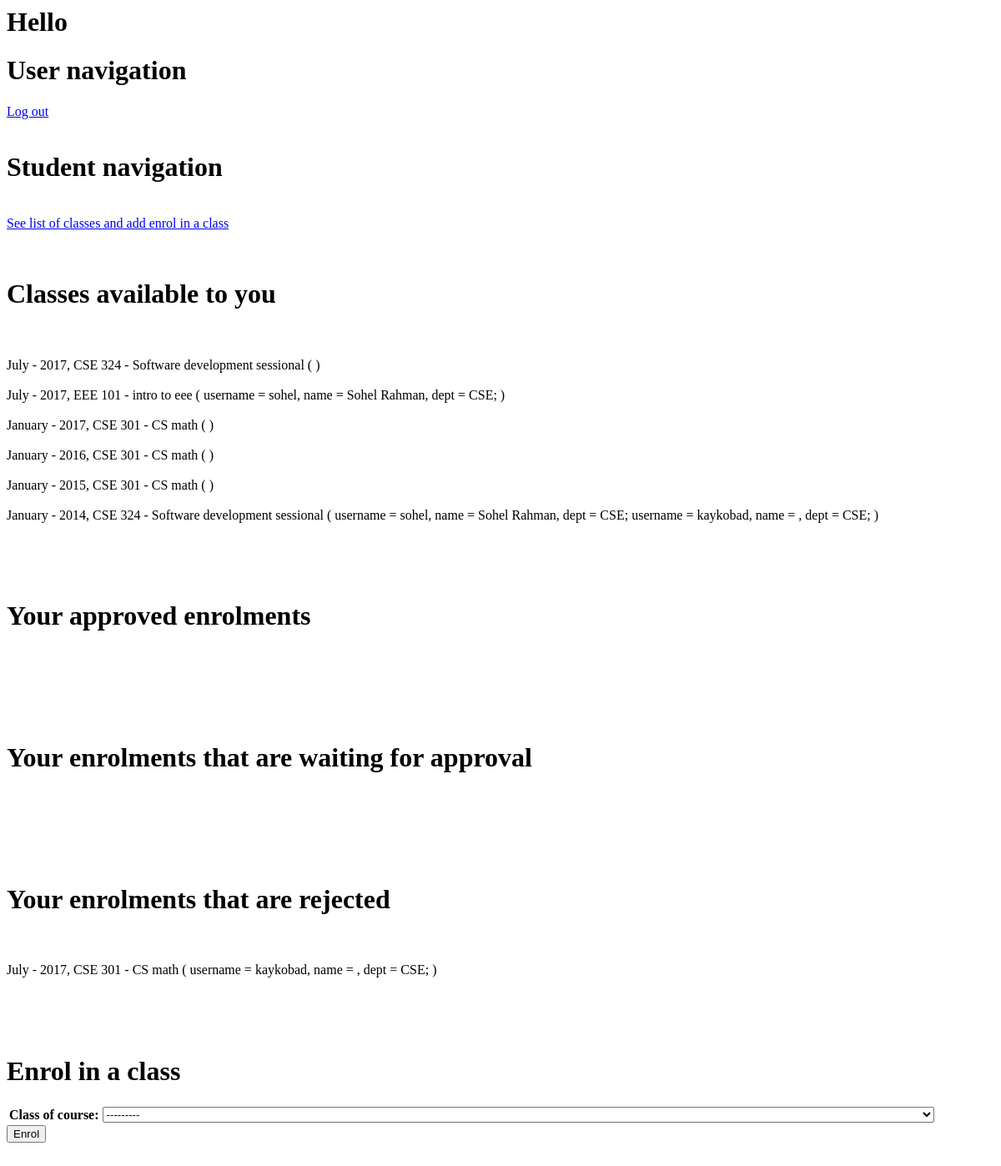
/student-enrol-in-class (signed in), run on an earlier commit of the app's database.
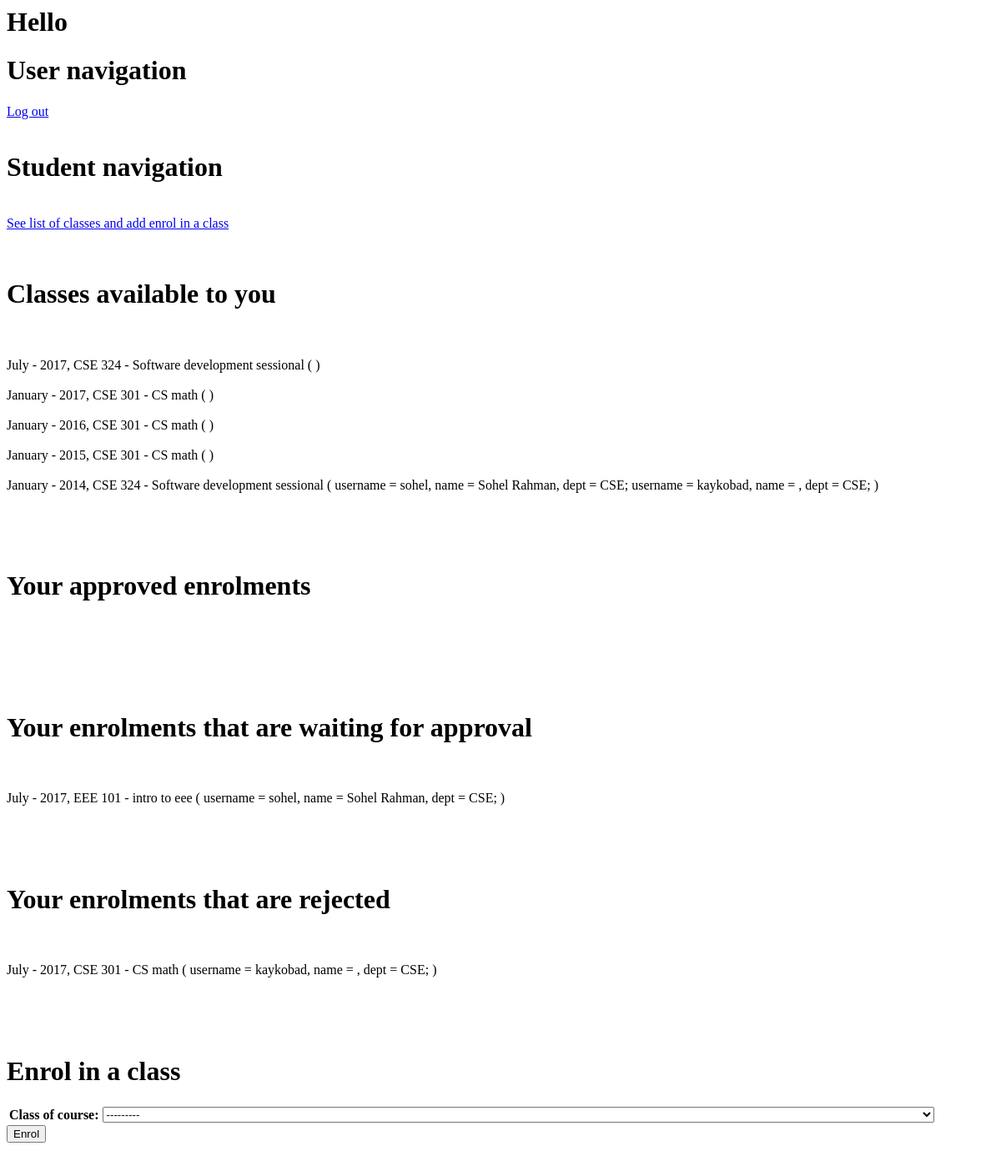
And on a later commit of the database.
### cms/models.py (models this page shows, shortened)
class Class_of_course(models.Model):
    JANUARY = 'January'
    JULY = 'July'
    SESSION_MONTH = (
        (JANUARY, 'January'),
        (JULY, 'July')
    )
    month = models.CharField(max_length=200, choices=SESSION_MONTH, null=True)
    year = models.IntegerField(validators=[MinValueValidator(1990), MaxValueValidator(2020)])
    course_of_class = models.ForeignKey( Course )
    class_teacher = models.ManyToManyField( Teacher )
    class Meta:
        unique_together = ( 'month', 'year', 'course_of_class' )
    def __str__(self):
        class_teacher_list = self.class_teacher.all()
        ret =  self.month + ' - ' + str(self.year) + ', ' + self.course_of_class.course_num + ' - ' + \
                self.course_of_class.course_name + ' ( '
        for teacher in class_teacher_list :
            ret += ( teacher.__str__() + '; ' )
        ret += ')'
        return ret

class Course(models.Model):
    course_num = models.CharField(max_length=200, null=True, unique=True)
    course_name = models.CharField(max_length=200, null=True)
    credit_hour = models.IntegerField(null=True)
    dept = models.ForeignKey(Department, on_delete=models.CASCADE, null=True)

class User(models.Model):
    username = models.CharField(max_length=200, unique=True)
    password = models.CharField(max_length=200)
    first_name = models.CharField(max_length=200, default="", blank=True)
    last_name = models.CharField(max_length=200, default="", blank=True)
    address = models.CharField(max_length=200, default="", blank=True)
    phone_num = models.CharField(max_length=20, blank=True)
    email_address = models.EmailField(null=True, blank=True)
    TEACHER = 'TEACHER'
    STUDENT = 'STUDENT'
    ADMIN = 'ADMIN'
    USER_TYPE = (
        ( 'TEACHER', 'Teacher' ),
        ( 'STUDENT', 'Student' ),
        ( 'ADMIN', 'Admin' )
    )
    user_type = models.CharField(max_length=200, choices=USER_TYPE)

class Teacher(User):
    PROFESSOR = 'PROFESSOR'
    ASSOCIATE_PROF = 'ASSOCIATE_PROF'
    ASSISTANT_PROF = 'ASSISTANT_PROF'
    LECTURER = 'LECTURER'
    RANKS = (
        (PROFESSOR, 'Professor'),
        (ASSOCIATE_PROF, 'Associate Professor'),
        (ASSISTANT_PROF, 'Assistant Professor'),
        (LECTURER, 'Lecturer')
    )
    joinDate = models.DateField(null=True, blank=True)
    dept = models.ForeignKey(Department, on_delete=models.CASCADE, null=True)
    rank = models.CharField(max_length=200, blank=True, choices=RANKS)
    def __str__(self):
        return 'username = ' + self.username + ', name = ' + self.first_name + " " + self.last_name + ', dept = ' + self.dept.name

class Department(models.Model):
    name = models.CharField(max_length=30, unique=True)
    head = models.ForeignKey('Teacher', on_delete=models.SET_NULL, null=True, blank=True)

class Enrolment(models.Model):
    student = models.ForeignKey(Student)
    class_of_course = models.ForeignKey(Class_of_course)
    APPROVED = 'APPROVED'
    REJECTED = 'REJECTED'
    WAITING_FOR_APPROVAL = 'WAITING_FOR_APPROVAL'
    APPROVAL_STATUS = (
        ( APPROVED, 'Approved' ),
        ( REJECTED, 'Rejected' ),
        ( WAITING_FOR_APPROVAL, 'Waiting for approval' )
    )
    approval_status = models.CharField(max_length=200, choices=APPROVAL_STATUS, default=WAITING_FOR_APPROVAL)
    ct1_marks = models.IntegerField(default=0)
    ct2_marks = models.IntegerField(default=0)
    ct3_marks = models.IntegerField(default=0)
    ct4_marks = models.IntegerField(default=0)
    ct5_marks = models.IntegerField(default=0)
    ct6_marks = models.IntegerField(default=0)
    assignment1_marks = models.IntegerField(default=0)
    assignment2_marks = models.IntegerField(default=0)
    assignment3_marks = models.IntegerField(default=0)
    attendance_marks = models.IntegerField(default=0)
    term_final_marks = models.IntegerField(default=0)
    viva1_marks = models.IntegerField(default=0)
    viva2_marks = models.IntegerField(default=0)
    experiment_marks = models.IntegerField(default=0)
    other = models.IntegerField(default=0)
    final_out_of_hundred = models.IntegerField(default=0)
    class Meta:
        unique_together = ( 'student', 'class_of_course' )

### cms/views.py (the view, shortened to what this page needs)
# urls.py: url( r'^student-enrol-in-class', handle_student_enrol_in_class, name='handle_student_enrol_in_class' ),
def handle_student_enrol_in_class(request):
    user_type = request.session.get('user_type', None)
    username = request.session.get('username', None)
    if (user_type != 'STUDENT'):  # Non student
        print('User is not student')
        return render(request, 'permission_denied.html')
    current_student = Student.objects.get(username= username)
    all_classes = Class_of_course.objects.all()
    classes_student_enrolled_in = current_student.classes_enrolled_in.all()
    classes_available_to_student = all_classes.exclude( pk__in =  classes_student_enrolled_in )
    all_enrolments_of_current_student = Enrolment.objects.all( ).filter( student= current_student )
    all_approved_enrolments_of_current_student = all_enrolments_of_current_student.filter( approval_status= Enrolment.APPROVED )
    all_waiting_for_approval_enrolments_of_current_student = all_enrolments_of_current_student.filter(
        approval_status=Enrolment.WAITING_FOR_APPROVAL)
    all_rejected_enrolments_of_current_student = all_enrolments_of_current_student.filter(
        approval_status=Enrolment.REJECTED)
    if ( request.method != 'POST' ) : # user didn't click on the enrol button just now
        student_enrol_in_class_form.base_fields['class_of_course'] = \
            forms.ModelChoiceField(queryset=classes_available_to_student)
        form = student_enrol_in_class_form()
        return render( request, 'student_enrol_in_class.html',
                       {
                          'all_classes' : all_classes,
                           'classes_student_enrolled_in' : classes_student_enrolled_in,
                           'classes_available_to_student' : classes_available_to_student,
                           'all_enrolments_of_current_student' : all_enrolments_of_current_student,
                           'all_approved_enrolments_of_current_student' : all_approved_enrolments_of_current_student,
                           'all_waiting_for_approval_enrolments_of_current_student' : all_waiting_for_approval_enrolments_of_current_student,
                           'all_rejected_enrolments_of_current_student' : all_rejected_enrolments_of_current_student,
                           'student_enrol_in_class_form' : form,
                       }
                        )

### cms/forms.py
class student_enrol_in_class_form(forms.ModelForm):
    class Meta:
        model = Enrolment
        fields = [ 'class_of_course' ]

### cms/templates/student_enrol_in_class.html (shortened to what this page needs)
{% include 'includes/student_navigation.html' %}
<h1> Classes available to you </h1>
{% for cl in classes_available_to_student %}
     {{ cl }}
{% endfor %}
<h1> Your approved enrolments </h1>
<h1> Your enrolments that are waiting for approval </h1>
{% for en in all_waiting_for_approval_enrolments_of_current_student %}
     {{ en.class_of_course }}
{% endfor %}
<h1> Your enrolments that are rejected </h1>
{% for en in all_rejected_enrolments_of_current_student %}
     {{ en.class_of_course }}
{% endfor %}
{% if student_enrol_in_class_form %}
    <h1> Enrol in a class </h1>
    <form method="post" action="">
    <table>
    {{ student_enrol_in_class_form }}
    </table>
    <input type="submit" value="Enrol"/>
    </form>
{% endif %}

### cms/templates/includes/student_navigation.html (shortened to what this page needs)
{% include "includes/user_navigation.html" %}
<h1> Student navigation </h1>
<a href="{% url 'handle_student_enrol_in_class' %}" > See list of classes and add enrol in a class  </a>

### cms/templates/includes/user_navigation.html (shortened to what this page needs)
<h1> Hello {{ username }}  </h1>
<h1> User navigation </h1>
<a href="{% url 'handle_log_out' %}"> Log out </a>

What changed in the data, as far as the page shows it:
no longer on this page (row unchanged): Class_of_course: id+month+year "July - 2017, EEE 101 - intro to eee ( username = sohel, name = Sohel Rahman, dept = CSE; )"
added Enrolment: class_of_course "July - 2017, EEE 101 - intro to eee ( username = sohel, name = Sohel Rahman, dept = CSE; )", shown under "Your enrolments that are waiting for approval"
